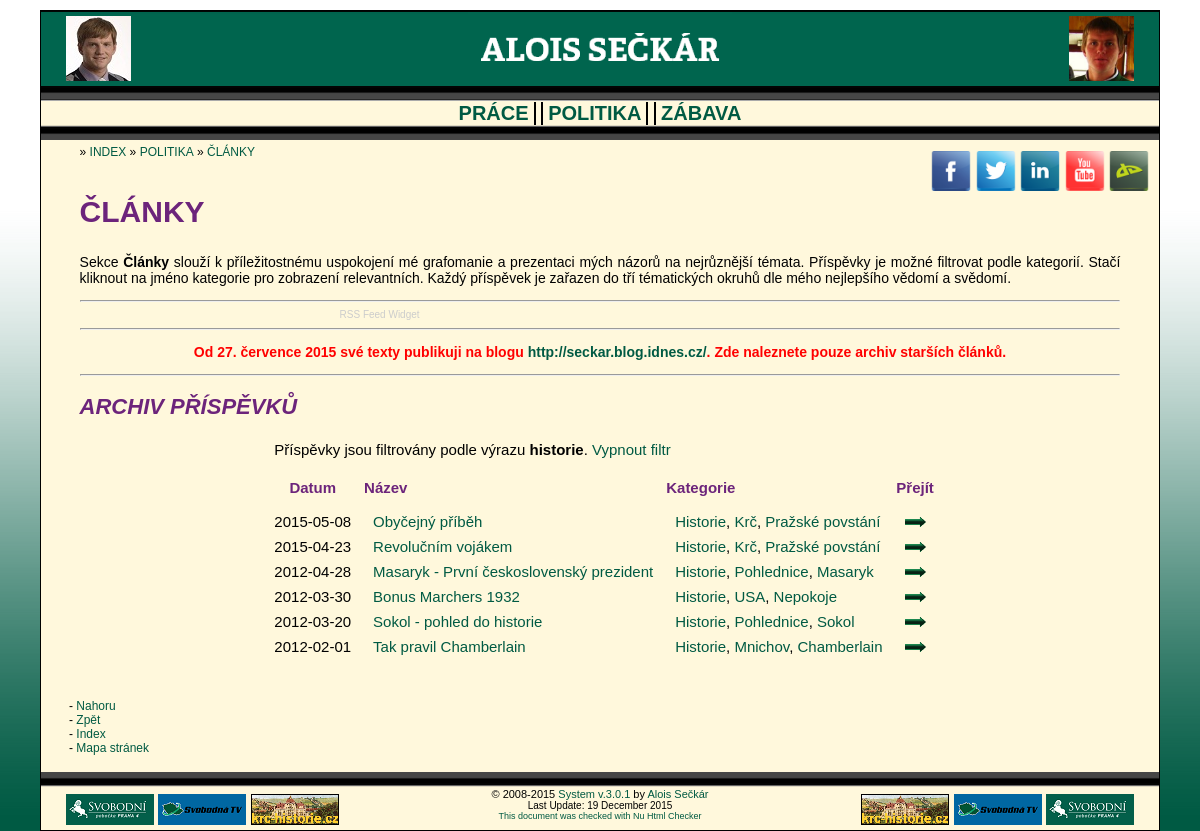
/politics-blog/Historie, run on the app's committed database.
### tables this page shows
CREATE TABLE IF NOT EXISTS `elrh_blog` (
  `id` int(5) NOT NULL,
  `title` varchar(100) NOT NULL,
  `date` date NOT NULL,
  `time` time NOT NULL,
  `content` text NOT NULL,
  `categories` varchar(255) NOT NULL
);

### index.php (called while the page is built, shortened)
<?php
$controller = new ELRHPageController();
if (!empty($_GET["page"])) {
	$page = $_GET["page"];
}
$controller->resolvePath(mb_strtolower($page, 'UTF-8'));
$controller->prepareData();
$controller->renderPage();
?>

### web/scripts/page-data/elrh_data_helper.php (called while the page is built, shortened)
<?php
class ELRHDataHelper {
	public static function retrieveArray($mysqli, $query) {
		$result = $mysqli->query($query);
	    $i = 0;
		while ($current = $result->fetch_array()) {
			$array[$i] = $current;
			$i++;
		}
		return $array;
	}
}

### web/scripts/page-data/elrh_politics-blog_data.php (called while the page is built)
<?php
class ELRHPageData {
	public static function prepareData($item, $mysqli) {
		$data["title"] = "Alois Sečkár - Blog";
		include_once getcwd().'/web/scripts/page-data/elrh_data_helper.php';
		if (empty($item)) {
			$data["entries"] = ELRHDataHelper::retrieveArray($mysqli, "SELECT id, title, date, categories FROM elrh_blog ORDER BY date DESC");
		} else {
			if (is_numeric($item)) {
				$data["single"] = true;
				$data["entry"] = ELRHDataHelper::retrieveRow($mysqli, "SELECT id, title, date, time, content FROM elrh_blog WHERE id='".mysqli_real_escape_string($mysqli, $item)."'");
				if (!empty($data["entry"])) {
					$data["title"] .= ": ".$data["entry"]["title"];
					$data["exists"] = true;
				}
			} else {
				$data["filter"] = $item;
				$data["entries"] = ELRHDataHelper::retrieveArray($mysqli, "SELECT id, title, date, categories FROM elrh_blog WHERE categories LIKE '%".mysqli_real_escape_string($mysqli, $item)."%' ORDER BY date DESC");
			}
		}
		return $data;
	}
}

### web/scripts/page-content/elrh_politics-blog_content.php (the view, shortened to what this page needs)
<?php
class ELRHPageContentRenderer {
	public static function renderContent($page_data) {
	    if ($page_data["single"]==true) {
			if ($page_data["exists"]==true) {
				echo '<h1>'.$page_data["entry"]["title"].'</h1>'.PHP_EOL;
				echo '<p>'.PHP_EOL;
					echo '<strong><em>Publikováno: '.$page_data["entry"]["date"].' '.$page_data["entry"]["time"].'</em></strong>'.PHP_EOL;
				echo '</p>'.PHP_EOL;
				echo $page_data["entry"]["content"];
				echo '<h2>KOMENTÁŘE:</h2>';
					include_once getcwd().'/web/scripts/page-content/elrh_content_helper.php';
					ELRHContentHelper::renderShareBox('http://alois-seckar.cz/blog/'.$page_data["id"]);
					echo '<br />'.PHP_EOL;
					ELRHContentHelper::renderCommentBox('http://alois-seckar.cz/blog/'.$page_data["id"]);
			} else {
				echo '<h1>ČLÁNKY</h1>'.PHP_EOL;
				echo '<p>'.PHP_EOL;
					echo '<div class="font-error">Příspěvek s takovým ID se bohužel na blogu nenachází...</div>'.PHP_EOL;
				echo '</p>'.PHP_EOL;
			}
		} else {
			echo '<h1>ČLÁNKY</h1>'.PHP_EOL;
			echo '<p>'.PHP_EOL;
				echo 'Sekce <strong>Články</strong> slouží k&nbsp;příležitostnému uspokojení mé grafomanie a&nbsp;prezentaci mých názorů na nejrůznější témata. Příspěvky je možné filtrovat podle kategorií. Stačí kliknout na jméno kategorie pro zobrazení relevantních. Každý příspěvek je zařazen do tří tématických okruhů dle mého nejlepšího vědomí a&nbsp;svědomí.'.PHP_EOL;
			echo '</p>'.PHP_EOL;
			echo '<hr />'.PHP_EOL;
			include_once getcwd().'/web/scripts/page-content/elrh_content_helper.php';
			echo '<div style="width: 100%; text-align: center;">'.PHP_EOL;
			echo '</div>'.PHP_EOL;
			echo '<hr />'.PHP_EOL;
			echo '<p class="red-note">'.PHP_EOL;
				echo 'Od <strong>27. července 2015</strong> své texty publikuji na blogu <a href="http://seckar.blog.idnes.cz/">http://seckar.blog.idnes.cz/</a>. Zde naleznete pouze archiv starších článků.'.PHP_EOL;
			echo '</p>'.PHP_EOL;
			echo '<hr />'.PHP_EOL;
			echo '<h2>ARCHIV PŘÍSPĚVKŮ</h2>'.PHP_EOL;
			echo '<table>'.PHP_EOL;
			if (!empty($page_data["filter"])) {
				echo '<tr><td colspan="4" style="text-align: left;">'.PHP_EOL;
				echo 'Příspěvky jsou filtrovány podle výrazu <strong>'.$page_data["filter"].'</strong>. <a href="/politics-blog">Vypnout filtr</a>'.PHP_EOL;
				echo '</td></tr>'.PHP_EOL;
				echo '<tr><td colspan="4" style="height: 5px;"></td></tr>'.PHP_EOL;
			}
			echo '<tr>'.PHP_EOL;
				echo '<th>Datum</th>'.PHP_EOL;
				echo '<th style="text-align: left;">Název</th>'.PHP_EOL;
				echo '<th style="text-align: left;">Kategorie</th>'.PHP_EOL;
				echo '<th>Přejít</th>'.PHP_EOL;
			echo '</tr>'.PHP_EOL;
			echo '<tr>'.PHP_EOL;
				echo '<td colspan="4" style="height: 5px;"></td>'.PHP_EOL;
			echo '</tr>'.PHP_EOL;
			if (!empty($page_data["entries"])) {
				foreach ($page_data["entries"] as $row) {
					$cats = explode(", ", $row["categories"]);
					$i = 0;
					$categories = "";
					foreach ($cats as $one) {
						if ($i>0) {
							$categories .= ", ";
						}
						$i++;
						$categories .= '<a href="/politics-blog/'.str_replace(" ","%20",$one).'">'.$one.'</a>';
					}
					echo '<tr>'.PHP_EOL;
						echo '<td>'.$row["date"].'</td>'.PHP_EOL;
						echo '<td style="padding-right: 10px; text-align: left;"><a href="/politics-blog/'.$row["id"].'" title="'.$row["title"].'">'.$row["title"].'</a></td>'.PHP_EOL;
						echo '<td style="padding-right: 10px; text-align: left;">'.$categories.'</td>'.PHP_EOL;
						echo '<td><a href="/politics-blog/'.$row["id"].'" title="'.$row["title"].'"><img src="/web/skin/left_arrow.png" title="K článku" alt="K článku" height="10" /></a></td>'.PHP_EOL;
					echo '</tr>'.PHP_EOL;
				}
			} else {
				echo '<tr>'.PHP_EOL;
					echo '<td colspan="4">Nenalezeny žádné příspěvky</td>'.PHP_EOL;
				echo '</tr>'.PHP_EOL;
			}
			echo '</table>'.PHP_EOL;
		}
	}
}

### elrh_css.css (style rules this page uses)
a { text-decoration: none }
a:link { color: #005a43; }
table { margin: 0px auto; }
th { text-align: center; color: #6C247B; }
td { text-align: center; padding-left: 10px; padding-right: 10px; padding-bottom: 5px; }
p { font-size: 14px; }
p.red-note { text-align: center; color: red; font-weight: bold;" }
body { font-family: 'Arial'; background-image: url('web/skin/body_bg.png'); background-repeat: repeat-x; background-color: #005a43; }
h1 { color: #6C247B; font-size: 30px; }
h2 { color: #6C247B; font-size: 22px; font-style: italic; }

### data on the page
elrh_blog: date "2015-05-08", title "Obyčejný příběh", categories "Historie", categories ",", categories "Krč", categories "Pražské povstání"
elrh_blog: date "2015-04-23", title "Revolučním vojákem", categories "Historie", categories ",", categories "Krč", categories "Pražské povstání"
elrh_blog: date "2012-04-28", title "Masaryk - První československý prezident", categories "Historie", categories ",", categories "Pohlednice", categories "Masaryk"
elrh_blog: date "2012-03-30", title "Bonus Marchers 1932", categories "Historie", categories ",", categories "USA", categories "Nepokoje"
elrh_blog: date "2012-03-20", title "Sokol - pohled do historie", categories "Historie", categories ",", categories "Pohlednice", categories "Sokol"
elrh_blog: date "2012-02-01", title "Tak pravil Chamberlain", categories "Historie", categories ",", categories "Mnichov", categories "Chamberlain"

### other printed values
$page_nav["name"] "POLITIKA"
$subpage_nav["name"] "ČLÁNKY"
$page_data["filter"] "historie"
$version "3.0.1"
$update "19 December 2015"
